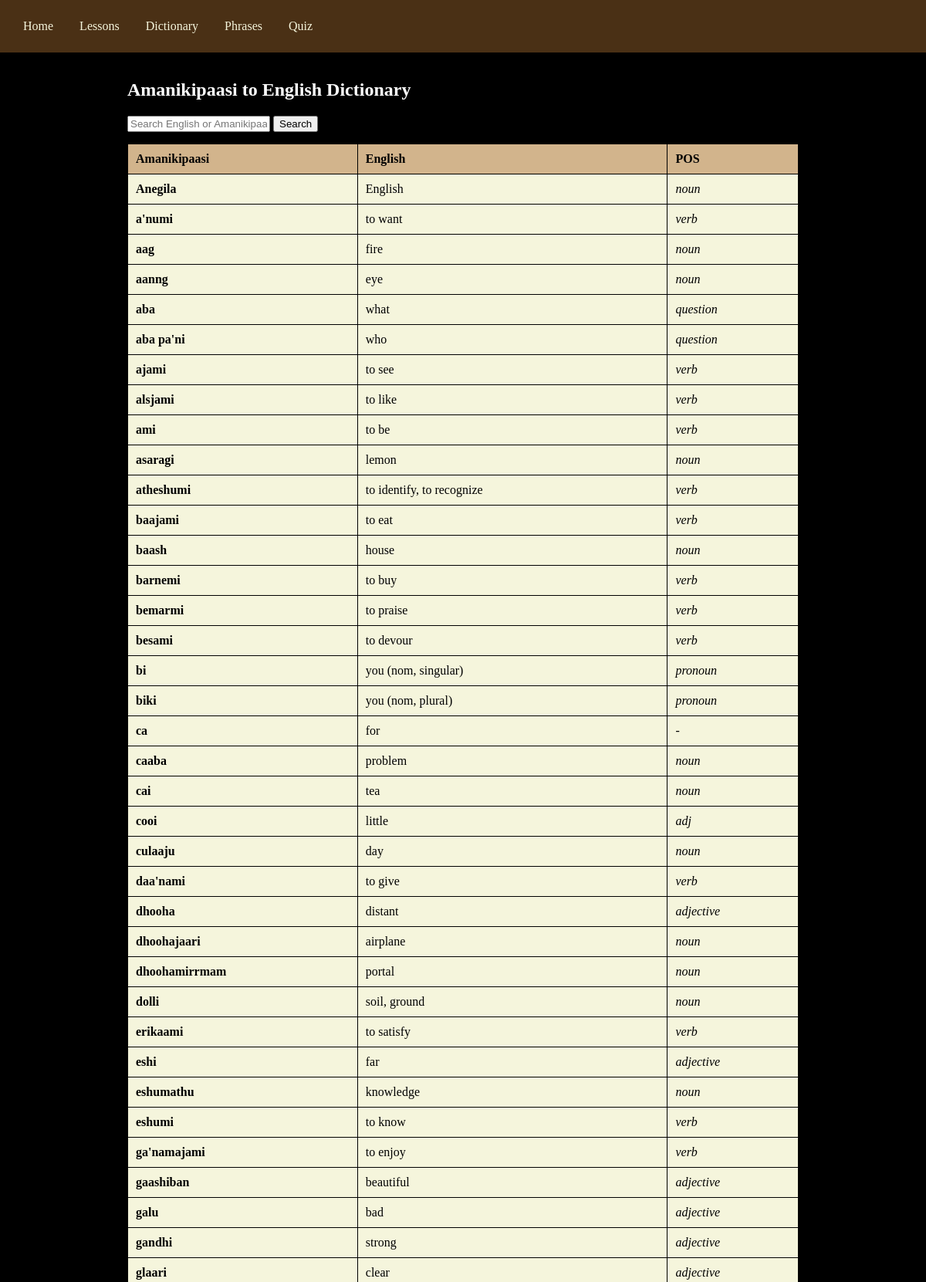
The page /dictionary (upper part) on the database its author committed.
### tables this page shows
CREATE TABLE dictionary (
            id INTEGER PRIMARY KEY AUTOINCREMENT,
            amanikipaasi TEXT NOT NULL,
            english TEXT NOT NULL,
            pos TEXT NOT NULL);

### app.py (the view)
@app.route('/dictionary')
def dictionary():
    db = get_db()
    search = request.args.get('search', '').strip()
    if search:
        query = "SELECT * FROM dictionary WHERE amanikipaasi LIKE ? OR english LIKE ? ORDER BY amanikipaasi ASC"
        words = db.execute(query, (f'%{search}%', f'%{search}%')).fetchall()
    else:
        words = db.execute('SELECT * FROM dictionary ORDER BY amanikipaasi ASC').fetchall()
    return render_template('dictionary.html', words=words, search=search)

### app.py (called while the page is built)
def get_db():
    conn = sqlite3.connect(DATABASE)
    conn.row_factory = sqlite3.Row
    return conn

### templates/dictionary.html
{% extends 'base.html' %}
{% block content %}
    <h2>Amanikipaasi to English Dictionary</h2>
    <form method="GET" action="{{ url_for('dictionary') }}">
        <input type="text" name="search" placeholder="Search English or Amanikipaasi..." value="{{ search }}">
        <button type="submit">Search</button>
    </form>
    <table class="dict-table">
        <thead>
            <tr>
                <th>Amanikipaasi</th>
                <th>English</th>
                <th>POS</th>
            </tr>
        </thead>
        <tbody>
            {% if words %}
                {% for word in words %}
                <tr>
                    <td><strong>{{ word.amanikipaasi }}</strong></td>
                    <td>{{ word.english }}</td>
                    <td><em>{{ word.pos }}</em></td>
                </tr>
                {% endfor %}
            {% else %}
                <tr><td colspan="3">No words found.</td></tr>
            {% endif %}
        </tbody>
    </table>
{% endblock %}

### static/css/style.css (style rules this page uses)
body { font-family: Georgia, Cambria, "Times New Roman", Times, serif; margin: 0; background: #000000; color: #ffffff; }
.dict-table { width: 100%; border-collapse: collapse; margin-top: 15px; color:#000; background:#f5f5dc; }
.dict-table th, .dict-table td { border: 1px solid #000; padding: 10px; text-align: left; }
.dict-table th { background-color: #d2b48c; color: #000; }

### rows shown on the page
dictionary: amanikipaasi "Anegila", english "English", pos "noun"
dictionary: amanikipaasi "a'numi", english "to want", pos "verb"
dictionary: amanikipaasi "aag", english "fire", pos "noun"
dictionary: amanikipaasi "aanng", english "eye", pos "noun"
dictionary: amanikipaasi "aba", english "what", pos "question"
dictionary: amanikipaasi "aba pa'ni", english "who", pos "question"
dictionary: amanikipaasi "ajami", english "to see", pos "verb"
dictionary: amanikipaasi "alsjami", english "to like", pos "verb"
dictionary: amanikipaasi "ami", english "to be", pos "verb"
dictionary: amanikipaasi "asaragi", english "lemon", pos "noun"
dictionary: amanikipaasi "atheshumi", english "to identify, to recognize", pos "verb"
dictionary: amanikipaasi "baajami", english "to eat", pos "verb"
dictionary: amanikipaasi "baash", english "house", pos "noun"
dictionary: amanikipaasi "barnemi", english "to buy", pos "verb"
dictionary: amanikipaasi "bemarmi", english "to praise", pos "verb"
dictionary: amanikipaasi "besami", english "to devour", pos "verb"
dictionary: amanikipaasi "bi", english "you (nom, singular)", pos "pronoun"
dictionary: amanikipaasi "biki", english "you (nom, plural)", pos "pronoun"
dictionary: amanikipaasi "ca", english "for", pos "-"
dictionary: amanikipaasi "caaba", english "problem", pos "noun"
dictionary: amanikipaasi "cai", english "tea", pos "noun"
dictionary: amanikipaasi "cooi", english "little", pos "adj"
dictionary: amanikipaasi "culaaju", english "day", pos "noun"
dictionary: amanikipaasi "daa'nami", english "to give", pos "verb"
dictionary: amanikipaasi "dhooha", english "distant", pos "adjective"
dictionary: amanikipaasi "dhoohajaari", english "airplane", pos "noun"
dictionary: amanikipaasi "dhoohamirrmam", english "portal", pos "noun"
dictionary: amanikipaasi "dolli", english "soil, ground", pos "noun"
dictionary: amanikipaasi "erikaami", english "to satisfy", pos "verb"
dictionary: amanikipaasi "eshi", english "far", pos "adjective"
dictionary: amanikipaasi "eshumathu", english "knowledge", pos "noun"
dictionary: amanikipaasi "eshumi", english "to know", pos "verb"
dictionary: amanikipaasi "ga'namajami", english "to enjoy", pos "verb"
dictionary: amanikipaasi "gaashiban", english "beautiful", pos "adjective"
dictionary: amanikipaasi "galu", english "bad", pos "adjective"
dictionary: amanikipaasi "gandhi", english "strong", pos "adjective"
dictionary: amanikipaasi "glaari", english "clear", pos "adjective"
